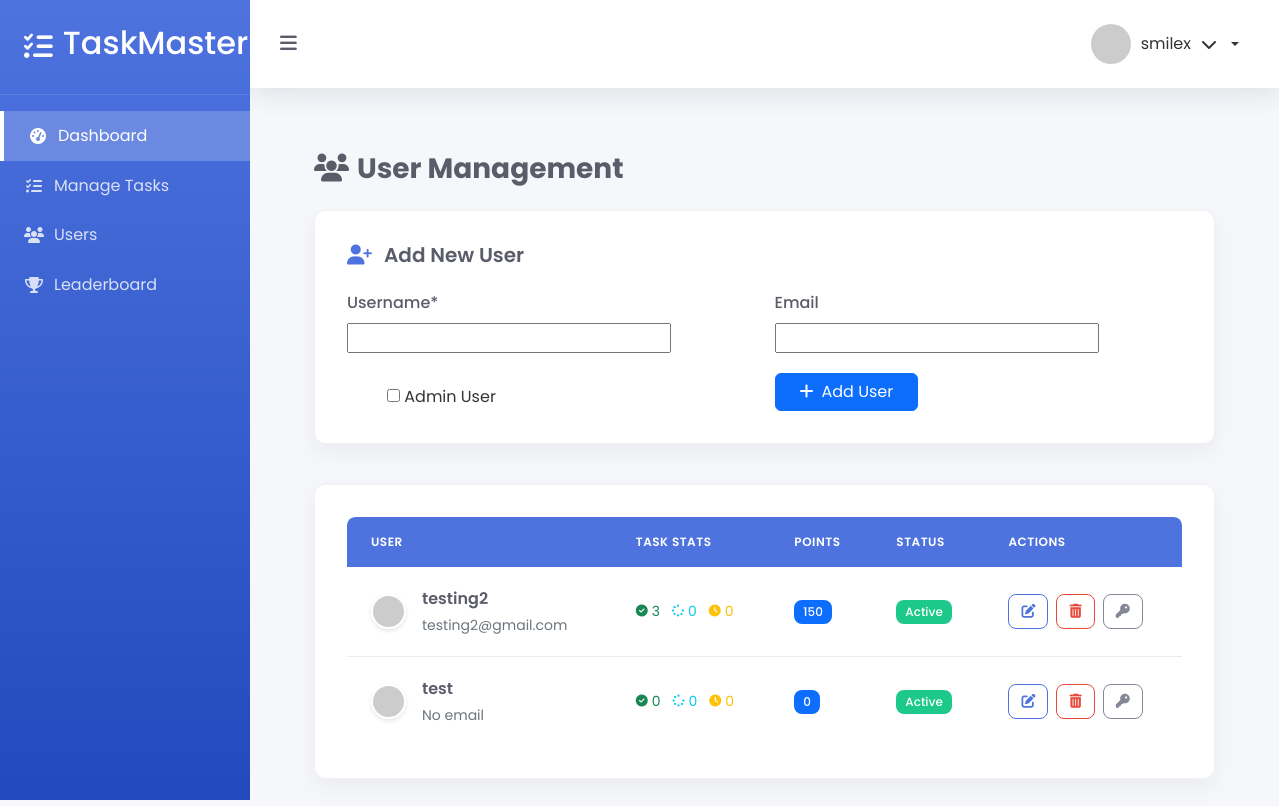
Page /users/ (signed in) on the earlier database version.
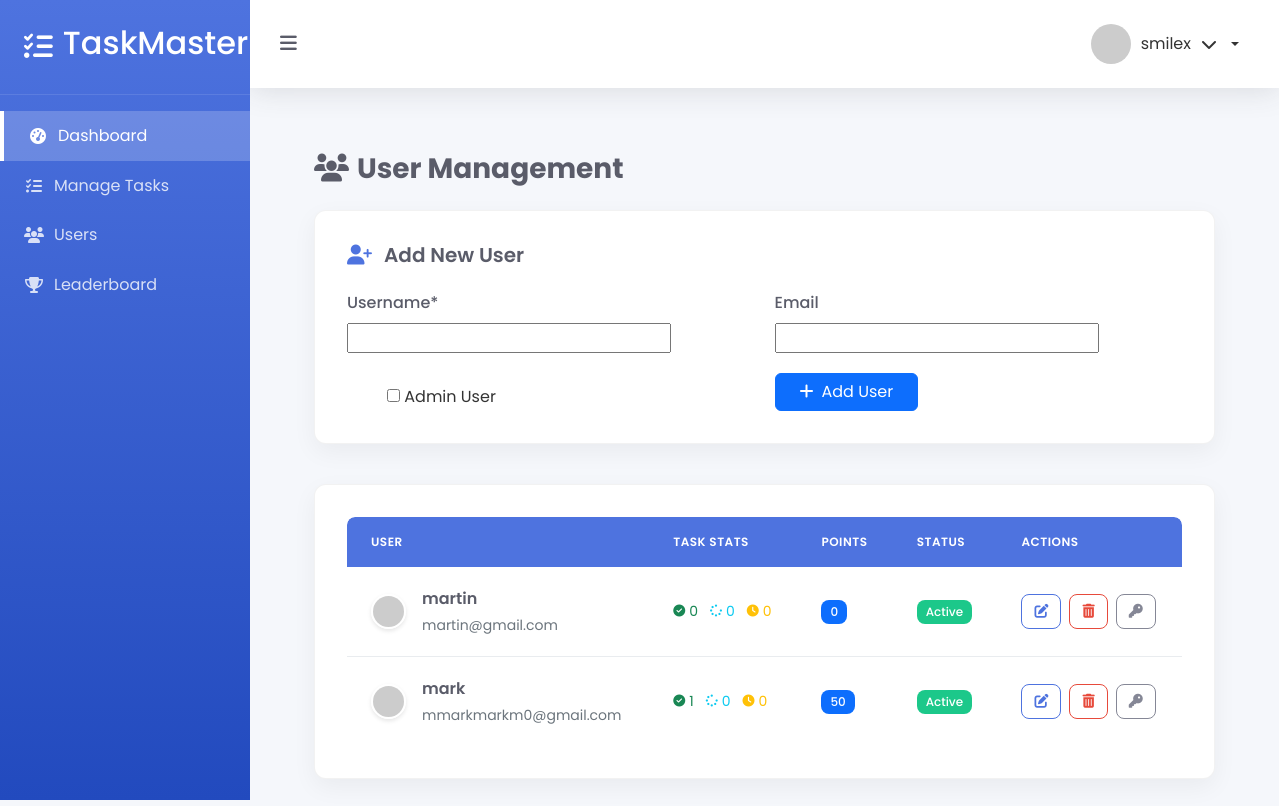
Same page on the later database version.
### myapp/models.py (models this page shows, shortened)
class CustomUser(AbstractUser):
    is_admin = models.BooleanField(default=False)
    points = models.IntegerField(default=0)
    rewards = models.IntegerField(default=0)

### myapp/views.py (the view, shortened to what this page needs)
# urls.py: path('users/', users, name='users'),
@login_required
def users(request):
    if not request.user.is_admin:
        return redirect('user_dashboard')
    users = CustomUser.objects.filter(is_admin=False).order_by('-date_joined')
    for user in users:
        user.completed_tasks = Task.objects.filter(
            assigned_to=user,
            status='completed'
        ).count()
        user.in_progress_tasks = Task.objects.filter(
            assigned_to=user,
            status='in_progress'
        ).count()
        user.pending_tasks = Task.objects.filter(
            assigned_to=user,
            status='pending'
        ).count()
    form = CustomUserCreationForm()
    context = {
        'users': users,
        'form': form
    }
    return render(request, 'myapp/users.html', context)

### myapp/forms.py
class CustomUserCreationForm(UserCreationForm):
    password1 = forms.CharField(
        widget=forms.HiddenInput(),
        initial="default123"
    )
    password2 = forms.CharField(
        widget=forms.HiddenInput(),
        initial="default123"
    )
    class Meta:
        model = CustomUser
        fields = ('username', 'email', 'is_admin')
    def __init__(self, *args, **kwargs):
        super().__init__(*args, **kwargs)
        self.fields['is_admin'].label = "Is Admin"
        self.fields['is_admin'].required = False

### myapp/templates/myapp/users.html (shortened to what the changed rows need)
{% extends "myapp/base_admin.html" %}
{% load static %}
{% block content %}
<div class="user-management-container">
    <h1 class="page-title">
        <i class="fas fa-users me-2"></i>User Management
    </h1>
    <div class="users-table-card">
        <div class="table-responsive">
            <table class="user-table">
                <thead>
                    <tr>
                        <th>User</th>
                        <th>Task Stats</th>
                        <th>Points</th>
                        <th>Status</th>
                        <th>Actions</th>
                    </tr>
                </thead>
                <tbody>
                    {% for user in users %}
                    <tr>
                        <td>
                            <div class="user-info">
                                <img src="https://ui-avatars.com/api/?name={{ user.username }}&background=random&color=fff"
                                     class="user-avatar"
                                     alt="{{ user.username }}">
                                <div>
                                    <div class="user-name">{{ user.username }}</div>
                                    <div class="user-email">{{ user.email|default:"No email" }}</div>
                                </div>
                            </div>
                        </td>
                        <td>
                            <div class="task-stats">
                                <span class="task-stat text-success">
                                    <i class="fas fa-check-circle"></i> {{ user.completed_tasks }}
                                </span>
                                <span class="task-stat text-info">
                                    <i class="fas fa-spinner"></i> {{ user.in_progress_tasks }}
                                </span>
                                <span class="task-stat text-warning">
                                    <i class="fas fa-clock"></i> {{ user.pending_tasks }}
                                </span>
                            </div>
                        </td>
                        <td>
                            <span class="badge bg-primary">{{ user.points }}</span>
                        </td>
                        <td>
                            {% if user.is_active %}
                            <span class="badge badge-success">Active</span>
                            {% else %}
                            <span class="badge badge-secondary">Inactive</span>
                            {% endif %}
                        </td>
                        <td>
                            <div class="action-buttons">
                                <a href="{% url 'edit_user' user.id %}" class="btn btn-sm btn-outline-primary" title="Edit">
                                    <i class="fas fa-edit"></i>
                                </a>
                                <a href="{% url 'delete_user' user.id %}" class="btn btn-sm btn-outline-danger" title="Delete">
                                    <i class="fas fa-trash-alt"></i>
                                </a>
                                <a href="{% url 'reset_password' user.id %}" class="btn btn-sm btn-outline-secondary" title="Reset Password">
                                    <i class="fas fa-key"></i>
                                </a>
                            </div>
                        </td>
                    </tr>
                    {% endfor %}
                </tbody>
            </table>
        </div>
    </div>
</div>
{% endblock %}

Differences in the rows shown:
removed CustomUser: username "testing2", email "testing2@gmail.com", completed_tasks "3", in_progress_tasks "0", pending_tasks "0", points "150", is_active "Active"
removed CustomUser: username "test", email "No email", completed_tasks "0", in_progress_tasks "0", pending_tasks "0", points "0", is_active "Active"
added CustomUser: username "martin", email "martin@gmail.com", completed_tasks "0", in_progress_tasks "0", pending_tasks "0", points "0", is_active "Active"
added CustomUser: username "mark", email "mmarkmarkm0@gmail.com", completed_tasks "1", in_progress_tasks "0", pending_tasks "0", points "50", is_active "Active"
